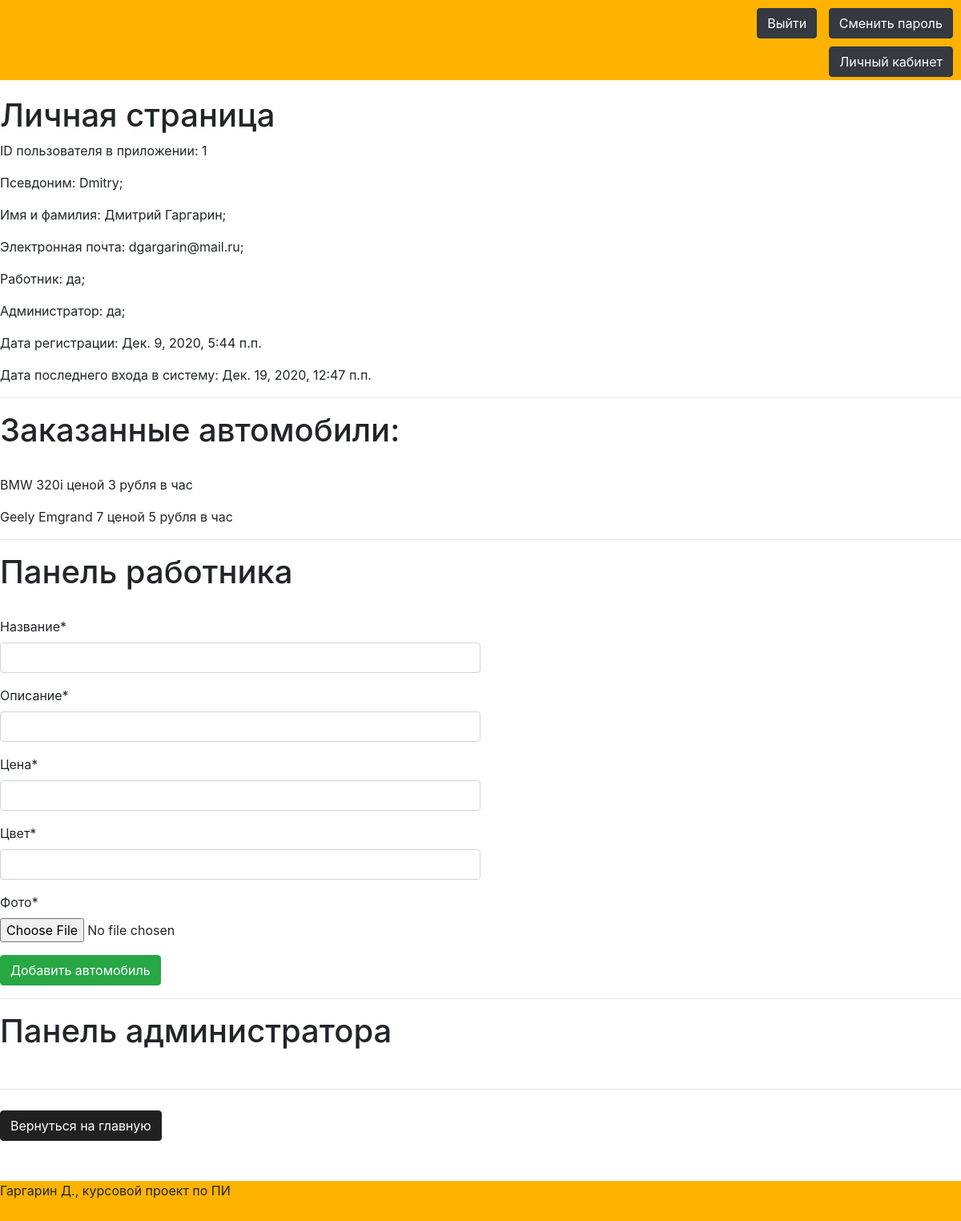
Page /personal (signed in) on the committed database.
### course/models.py (models this page shows)
class Auto(models.Model):
    name = models.CharField(max_length=20)
    description = models.TextField()
    photo = models.ImageField()
    color = models.CharField(max_length=20)
    price = models.IntegerField()

### course/views.py (the view, shortened to what this page needs)
# urls.py: path('personal', views.personal, name='personal'),
def personal(request):
    if request.method == "GET":
        ordered_cars_ids = Order.objects.all().filter(user__exact=request.user.id).values('auto_id')
        ordered_cars = []
        caraddform = AddCarForm()
        for set_id in ordered_cars_ids:
            ordered_cars.append(Auto.objects.get(id__exact=set_id['auto_id']))
        data = {"cars": ordered_cars, "caraddform": caraddform}
        return render(request, "personal.html", context=data)

### course/forms.py
class AddCarForm(forms.Form):
    name = forms.CharField(max_length=20, label="Название")
    desc = forms.CharField(max_length=50, label="Описание")
    price = forms.IntegerField(label="Цена")
    color = forms.CharField(label="Цвет")
    image = forms.ImageField(label="Фото")

### templates/personal.html (shortened to what this page needs)
{%extends "base.html"%}
{%block main%}
{%load static%}
{% load crispy_forms_tags %}
{% url 'home' as home_url%}
{% url 'order' as ord_url%}
<h1>Личная страница</h1>
{%if user.is_authenticated%}
    <p>ID пользователя в приложении: {{user.id}}</p>
    <p>Псевдоним: {{user.username}};</p>
    {%if user.get_full_name != ""%}
        <p>Имя и фамилия: {{user.get_full_name}};</p>
    {%else%}
        <p>Имя и фамилия: не указано;</p>
    {%endif%}
    {%if user.email != ""%}
        <p>Электронная почта: {{user.email}};</p>
    {%else%}
        <p>Электронная почта: не указано;</p>
    {%endif%}
    {%if user.is_staff%}
        <p>Работник: да;</p>
    {%else%}
        <p>Работник: нет;</p>
    {%endif%}
    {%if user.is_superuser%}
        <p>Администратор: да;</p>
    {%else%}
        <p>Администратор: нет;</p>
    {%endif%}
    <p>Дата регистрации: {{user.date_joined}}</p>
    <p>Дата последнего входа в систему: {{user.last_login}}</p>
    <hr>
    {%if cars != None%}
        <h1>Заказанные автомобили:</h1><br>
        {%for car in cars%}
            <p>{{car.name}} ценой {{car.price}} рубля в час</p>
        {%empty%}
            <p>Заказанных автомобилей нет</p>
        {%endfor%}
    {%endif%}
    {%if user.is_staff or user.is_superuser%}
        <hr>
        <h1>Панель работника</h1><br>
        <form method="post" style="width: 50%">
            {{caraddform|crispy}}
            <button type="submit" class="btn btn-success">Добавить автомобиль</button>
        </form>
    {%endif%}
        <hr>
        <h1>Панель администратора</h1><br>
{%else%}
    <p>Вы не авторизованы</p>
{%endif%}
<hr>
<a class="btn btn-primary" style="
                    background-color: #212121; border-color: #212121; margin: 10px 10px 0px 0px;" href="{{home_url}}">Вернуться на главную</a>
{%endblock main%}

### templates/base.html (shortened to what this page needs)
<!DOCTYPE html>
{% load static %}
{% url 'personal' as pers_url%}
<html>
<head>
    <link rel="stylesheet" type="text/css" href="{% static 'css/styles.css' %}">
    <link rel="stylesheet" href="https://stackpath.bootstrapcdn.com/bootstrap/4.1.3/css/bootstrap.min.css">
</head>
<body>
    <div id="wrapper">
        <header>
            {% if user.is_authenticated %}
                <p class="text-right">
                    <a href="/logout" class="btn btn-dark" style="margin:10px 10px 0px 0px;">Выйти</a>
                    <a href="/password-change" class="btn btn-dark" style="margin: 10px 10px 0px 0px;">Сменить пароль</a><br>
                    <a href="{{pers_url}}" class="btn btn-dark" style="margin:10px 10px 0px 0px;">Личный кабинет</a>
                </p>
            {% endif %}
        </header>
        {% block main %}
        {% endblock main%}
        <footer>
            Гаргарин Д., курсовой проект по ПИ
        </footer>
    </div>
</body>
</html>

### static/css/styles.css (style rules this page uses)
html { position:relative; min-height:100%; }
body { margin:0px; background-color:#212121; height:100%; }
header { height: 100px; width: auto; background-color: #ffb300; margin-bottom: 20px; }
footer { position: bottom; height: 50px; width: 100%; background-color: #ffb300; position: absolute; bottom: 0; }
#wrapper { padding-bottom: 100px; }

### rows in the picture
Auto: name "BMW 320i", price "3"
Auto: name "Geely Emgrand 7", price "5"

### other values in the picture
{{ user.id }} "1"
{{ user.username }} "Dmitry"
{{ user.get_full_name }} "Дмитрий Гаргарин"
{{ user.email }} "dgargarin@mail.ru"
{{ user.date_joined }} "Дек. 9, 2020, 5:44 п.п."
{{ user.last_login }} "Дек. 19, 2020, 12:47 п.п."
